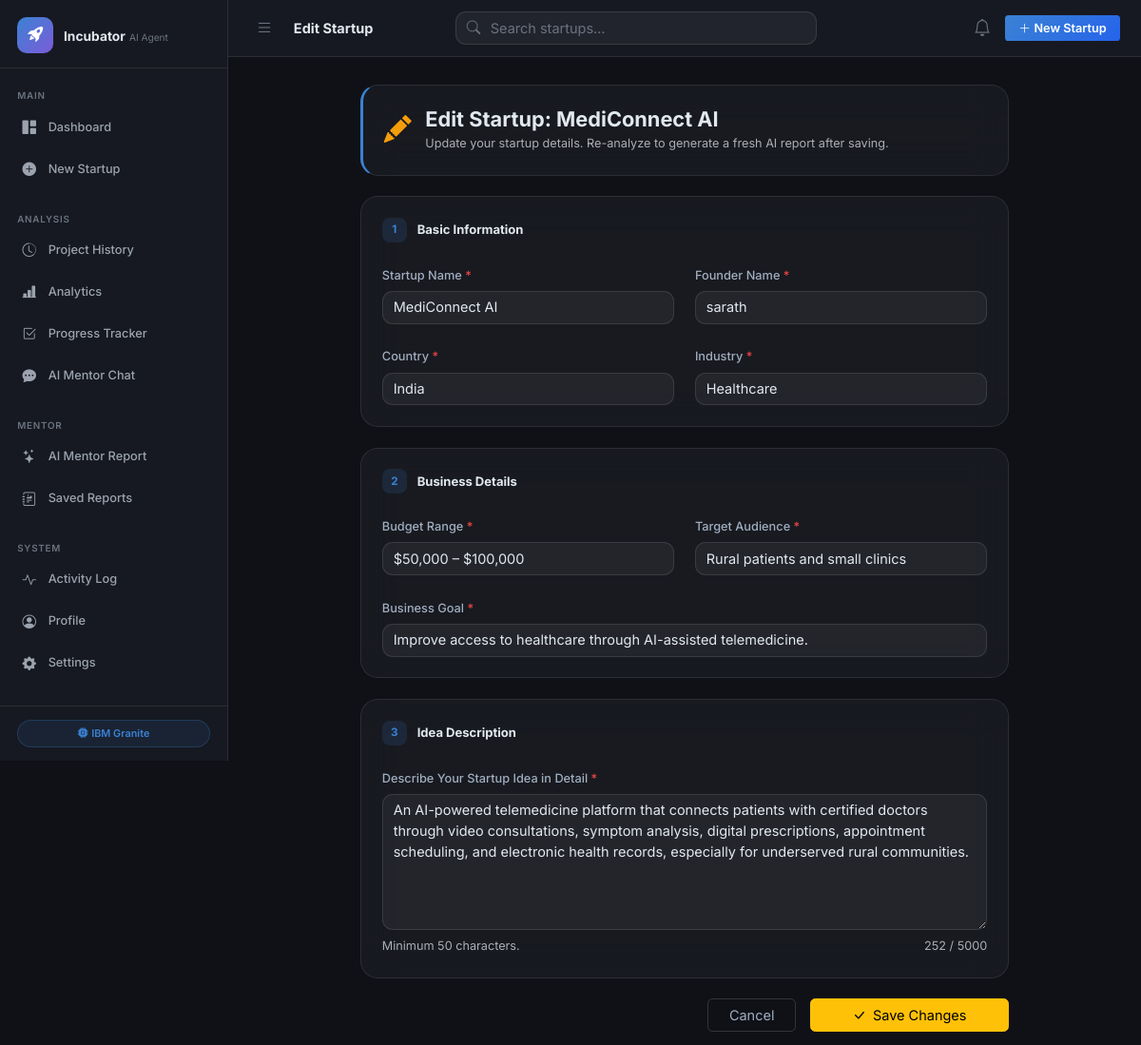
Page /startup/2/edit on the committed database.
### tables this page shows
CREATE TABLE startup_projects (
            id               INTEGER PRIMARY KEY AUTOINCREMENT,
            user_id          INTEGER NOT NULL DEFAULT 1,
            startup_name     TEXT    NOT NULL,
            founder_name     TEXT    NOT NULL,
            country          TEXT    NOT NULL,
            industry         TEXT    NOT NULL,
            budget           TEXT    NOT NULL,
            target_audience  TEXT    NOT NULL,
            business_goal    TEXT    NOT NULL,
            idea_description TEXT    NOT NULL,
            status           TEXT    NOT NULL DEFAULT 'pending',
            stage            TEXT    NOT NULL DEFAULT 'idea',
            created_at       TEXT    DEFAULT (datetime('now')),
            updated_at       TEXT    DEFAULT (datetime('now')), currency TEXT NOT NULL DEFAULT 'USD',
            FOREIGN KEY (user_id) REFERENCES users(id)
        );

### routes/startup.py (the view, shortened to what this page needs)
@startup_bp.route("/<int:project_id>/edit", methods=["GET", "POST"])
def edit(project_id: int):
    app = current_app._get_current_object()
    startup = get_startup_by_id(app, project_id)
    if not startup:
        flash("Startup project not found.", "danger")
        return redirect(url_for("main.history"))
    return render_template(
        "edit_startup.html",
        startup=startup,
        industries=INDUSTRIES, budgets=BUDGETS, countries=COUNTRIES,
        form_data=startup,
    )

### database/db.py (called while the page is built)
def get_db(app):
    if "db" not in g:
        db_path = app.config["DATABASE_PATH"]
        os.makedirs(os.path.dirname(db_path), exist_ok=True)
        g.db = sqlite3.connect(db_path, detect_types=sqlite3.PARSE_DECLTYPES)
        g.db.row_factory = sqlite3.Row
        g.db.execute("PRAGMA journal_mode=WAL;")
        g.db.execute("PRAGMA foreign_keys=ON;")
    return g.db

### models/startup.py (called while the page is built)
def get_startup_by_id(app, project_id: int) -> dict | None:
    db = get_db(app)
    row = db.execute(
        "SELECT * FROM startup_projects WHERE id = ?", (project_id,)
    ).fetchone()
    return dict(row) if row else None

### templates/edit_startup.html (shortened to what this page needs)
{% extends "base.html" %}
{% block page_title %}Edit Startup{% endblock %}
{% block content %}
<div class="row justify-content-center">
  <div class="col-xl-9 col-lg-10">
    <div class="page-header glass p-4 mb-4 d-flex align-items-center gap-3">
      <div class="page-header-icon">
        <i class="bi bi-pencil-fill fs-2 text-warning"></i>
      </div>
      <div>
        <h4 class="fw-700 mb-1">Edit Startup: {{ startup.startup_name }}</h4>
        <p class="text-muted mb-0 small">
          Update your startup details. Re-analyze to generate a fresh AI report after saving.
        </p>
      </div>
    </div>
    <form method="POST" action="{{ url_for('startup.edit', project_id=startup.id) }}" id="editForm" novalidate>
      <div class="form-section glass p-4 mb-4">
        <h6 class="form-section-title mb-4">
          <span class="section-number">1</span> Basic Information
        </h6>
        <div class="row g-4">
          <div class="col-md-6">
            <label class="form-label" for="startup_name">Startup Name <span class="text-danger">*</span></label>
            <input type="text" class="form-control glass-input" id="startup_name" name="startup_name"
                   value="{{ form_data.get('startup_name', startup.startup_name) }}" required maxlength="200" />
          </div>
          <div class="col-md-6">
            <label class="form-label" for="founder_name">Founder Name <span class="text-danger">*</span></label>
            <input type="text" class="form-control glass-input" id="founder_name" name="founder_name"
                   value="{{ form_data.get('founder_name', startup.founder_name) }}" required maxlength="200" />
          </div>
          <div class="col-md-6">
            <label class="form-label" for="country">Country <span class="text-danger">*</span></label>
            <select class="form-select glass-input" id="country" name="country" required>
              {% for c in countries %}
              <option value="{{ c }}" {{ 'selected' if form_data.get('country', startup.country) == c }}>{{ c }}</option>
              {% endfor %}
            </select>
          </div>
          <div class="col-md-6">
            <label class="form-label" for="industry">Industry <span class="text-danger">*</span></label>
            <select class="form-select glass-input" id="industry" name="industry" required>
              {% for ind in industries %}
              <option value="{{ ind }}" {{ 'selected' if form_data.get('industry', startup.industry) == ind }}>{{ ind }}</option>
              {% endfor %}
            </select>
          </div>
        </div>
      </div>
      <div class="form-section glass p-4 mb-4">
        <h6 class="form-section-title mb-4">
          <span class="section-number">2</span> Business Details
        </h6>
        <div class="row g-4">
          <div class="col-md-6">
            <label class="form-label" for="budget">Budget Range <span class="text-danger">*</span></label>
            <select class="form-select glass-input" id="budget" name="budget" required>
              {% for b in budgets %}
              <option value="{{ b }}" {{ 'selected' if form_data.get('budget', startup.budget) == b }}>{{ b }}</option>
              {% endfor %}
            </select>
          </div>
          <div class="col-md-6">
            <label class="form-label" for="target_audience">Target Audience <span class="text-danger">*</span></label>
            <input type="text" class="form-control glass-input" id="target_audience" name="target_audience"
                   value="{{ form_data.get('target_audience', startup.target_audience) }}" required />
          </div>
          <div class="col-12">
            <label class="form-label" for="business_goal">Business Goal <span class="text-danger">*</span></label>
            <input type="text" class="form-control glass-input" id="business_goal" name="business_goal"
                   value="{{ form_data.get('business_goal', startup.business_goal) }}" required />
          </div>
        </div>
      </div>
      <div class="form-section glass p-4 mb-4">
        <h6 class="form-section-title mb-4">
          <span class="section-number">3</span> Idea Description
        </h6>
        <label class="form-label" for="idea_description">
          Describe Your Startup Idea in Detail <span class="text-danger">*</span>
        </label>
        <textarea class="form-control glass-input" id="idea_description" name="idea_description"
                  rows="6" required>{{ form_data.get('idea_description', startup.idea_description) }}</textarea>
        <div class="d-flex justify-content-between mt-2">
          <small class="text-muted">Minimum 50 characters.</small>
          <small class="text-muted" id="charCount">0 / 5000</small>
        </div>
      </div>
      <div class="d-flex gap-3 justify-content-end">
        <a href="{{ url_for('startup.detail', project_id=startup.id) }}" class="btn btn-outline-secondary px-4">Cancel</a>
        <button type="submit" class="btn btn-warning px-5" id="submitBtn">
          <i class="bi bi-check-lg me-2"></i>Save Changes
        </button>
      </div>
    </form>
  </div>
</div>
{% endblock %}

### static/css/main.css (style rules this page uses)
*, *::before, *::after { box-sizing: border-box; }
:root { --bg-base: #0f1117; --bg-surface: #161921; --bg-elevated: #1c2030; --glass-bg: rgba(255,255,255,0.04); --glass-border: rgba(255,255,255,0.09); --glass-hover: rgba(255,255,255,0.08); --primary: #3b82d4; --primary-soft: rgba(59,130,212,0.15); --secondary: #7c5cd8; --secondary-soft:rgba(124,92,216,0.15); --success: #10b981; --success-soft: rgba(16,185,129,0.15); --warning: #f59e0b; --warning-soft: rgba(245,158,11,0.15); --danger: #ef4444; --danger-soft: rgba(239,68,68,0.15); --info: #06b6d4; --info-soft: rgba(6,182,212,0.15); --text-primary: #e2e8f0; --text-muted: #6b7280; --sidebar-w: 240px; --topbar-h: 60px; --radius: 0.75rem; --radius-lg: 1.25rem; --transition: 0.2s ease; --fw-500: 500; --fw-600: 600; --fw-700: 700; }
html, body { height: 100%; margin: 0; background-color: var(--bg-base); color: var(--text-primary); font-family: 'Inter', -apple-system, BlinkMacSystemFont, 'Segoe UI', sans-serif; font-size: 14.5px; line-height: 1.6; -webkit-font-smoothing: antialiased; }
.fw-700 { font-weight: 700 !important; }
.glass { background: var(--glass-bg); border: 1px solid var(--glass-border); border-radius: var(--radius-lg); backdrop-filter: blur(20px); -webkit-backdrop-filter: blur(20px); }
.glass-input { background: rgba(255,255,255,0.05) !important; border: 1px solid rgba(255,255,255,0.10) !important; color: var(--text-primary) !important; border-radius: var(--radius) !important; transition: border-color var(--transition), box-shadow var(--transition); }
.glass-input::placeholder { color: var(--text-muted); }
.glass-input option { background: var(--bg-surface); color: var(--text-primary); }
.text-warning { color: var(--warning) !important; }
.text-danger { color: var(--danger) !important; }
.form-section { transition: border-color var(--transition); }
.form-section-title { font-size: 0.9rem; font-weight: 700; color: var(--text-primary); display: flex; align-items: center; gap: 0.75rem; }
.section-number { width: 26px; height: 26px; background: var(--primary-soft); color: var(--primary); border-radius: 8px; display: inline-flex; align-items: center; justify-content: center; font-size: 0.8rem; font-weight: 700; flex-shrink: 0; }
.form-label { font-weight: 500; font-size: 0.88rem; color: #a0aec0; margin-bottom: 0.4rem; }
.page-header { border-left: 3px solid var(--primary); }
.page-header-icon { flex-shrink: 0; }
.btn-outline-secondary { border-color: rgba(255,255,255,0.15); color: #a0aec0; }
.form-control, .form-select { background-color: rgba(255,255,255,0.05); border-color: rgba(255,255,255,0.1); color: var(--text-primary); }
.form-select option { background-color: var(--bg-surface); }

### rows in the picture
startup_projects: startup_name "MediConnect AI", founder_name "sarath", target_audience "Rural patients and small clinics", business_goal "Improve access to healthcare through AI-assisted telemedicine.", idea_description "An AI-powered telemedicine platform that connects patients with certified doctors through video consultations, symptom analysis, digital prescriptions, appointment scheduling, and electronic health records, especially for underserved rural communities."

### other values in the picture
form field country "India"
form field industry "Healthcare"
form field budget "$50,000 – $100,000"
